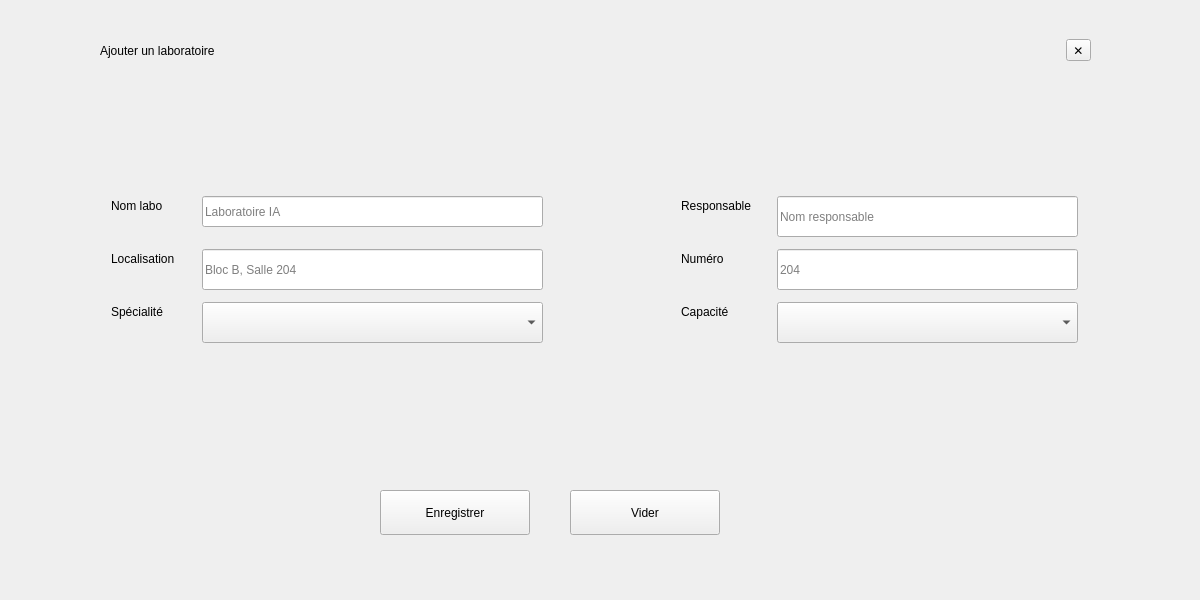
            <widget class="QWidget" name="ajouterL">
             <widget class="QFrame" name="PopupLabsCard_3">
              <property name="geometry">
               <rect>
                <x>0</x>
                <y>0</y>
                <width>1191</width>
                <height>591</height>
               </rect>
              </property>
              <property name="minimumSize">
               <size>
                <width>760</width>
                <height>0</height>
               </size>
              </property>
              <property name="frameShape">
               <enum>QFrame::Shape::NoFrame</enum>
              </property>
              <widget class="QFrame" name="PopupLabsForm_3">
               <property name="geometry">
                <rect>
                 <x>100</x>
                 <y>170</y>
                 <width>1025</width>
                 <height>250</height>
                </rect>
               </property>
               <property name="frameShape">
                <enum>QFrame::Shape::NoFrame</enum>
               </property>
               <widget class="QLineEdit" name="LabLocation_3">
                <property name="geometry">
                 <rect>
                  <x>102</x>
                  <y>79</y>
                  <width>341</width>
                  <height>41</height>
                 </rect>
                </property>
                <property name="placeholderText">
                 <string>Bloc B, Salle 204</string>
                </property>
               </widget>
               <widget class="QLineEdit" name="LabResponsible_3">
                <property name="geometry">
                 <rect>
                  <x>677</x>
                  <y>26</y>
                  <width>301</width>
                  <height>41</height>
                 </rect>
                </property>
                <property name="placeholderText">
                 <string>Nom responsable</string>
                </property>
               </widget>
               <widget class="QComboBox" name="LabSpec_3">
                <property name="geometry">
                 <rect>
                  <x>102</x>
                  <y>132</y>
                  <width>341</width>
                  <height>41</height>
                 </rect>
                </property>
               </widget>
               <widget class="QLabel" name="LblLabCap_3">
                <property name="geometry">
                 <rect>
                  <x>581</x>
                  <y>132</y>
                  <width>58</width>
                  <height>20</height>
                 </rect>
                </property>
                <property name="text">
                 <string>Capacité</string>
                </property>
               </widget>
               <widget class="QLabel" name="LblLabLoc_3">
                <property name="geometry">
                 <rect>
                  <x>11</x>
                  <y>79</y>
                  <width>79</width>
                  <height>20</height>
                 </rect>
                </property>
                <property name="text">
                 <string>Localisation</string>
                </property>
               </widget>
               <widget class="QLabel" name="LblLabName_3">
                <property name="geometry">
                 <rect>
                  <x>11</x>
                  <y>26</y>
                  <width>67</width>
                  <height>20</height>
                 </rect>
                </property>
                <property name="text">
                 <string>Nom labo</string>
                </property>
               </widget>
               <widget class="QLabel" name="LblLabNum_3">
                <property name="geometry">
                 <rect>
                  <x>581</x>
                  <y>79</y>
                  <width>54</width>
                  <height>20</height>
                 </rect>
                </property>
                <property name="text">
                 <string>Numéro</string>
                </property>
               </widget>
               <widget class="QLineEdit" name="LabName_3">
                <property name="geometry">
                 <rect>
                  <x>102</x>
                  <y>26</y>
                  <width>341</width>
                  <height>31</height>
                 </rect>
                </property>
                <property name="placeholderText">
                 <string>Laboratoire IA</string>
                </property>
               </widget>
               <widget class="QLineEdit" name="LabNumber_3">
                <property name="geometry">
                 <rect>
                  <x>677</x>
                  <y>79</y>
                  <width>301</width>
                  <height>41</height>
                 </rect>
                </property>
                <property name="placeholderText">
                 <string>204</string>
                </property>
               </widget>
               <widget class="QLabel" name="LblLabResp_3">
                <property name="geometry">
                 <rect>
                  <x>581</x>
                  <y>26</y>
                  <width>84</width>
                  <height>20</height>
                 </rect>
                </property>
                <property name="text">
                 <string>Responsable</string>
                </property>
               </widget>
               <widget class="QLabel" name="LblLabSpec_3">
                <property name="geometry">
                 <rect>
                  <x>11</x>
                  <y>132</y>
                  <width>65</width>
                  <height>20</height>
                 </rect>
                </property>
                <property name="text">
                 <string>Spécialité</string>
                </property>
               </widget>
               <widget class="QComboBox" name="LabCap_3">
                <property name="geometry">
                 <rect>
                  <x>677</x>
                  <y>132</y>
                  <width>301</width>
                  <height>41</height>
                 </rect>
                </property>
               </widget>
              </widget>
              <widget class="QWidget" name="layoutWidget">
               <property name="geometry">
                <rect>
                 <x>100</x>
                 <y>20</y>
                 <width>991</width>
                 <height>61</height>
                </rect>
               </property>
               <layout class="QHBoxLayout" name="popupLabsHeader_3">
                <item>
                 <widget class="QLabel" name="PopupTitleLabs_3">
                  <property name="text">
                   <string>Ajouter un laboratoire</string>
                  </property>
                 </widget>
                </item>
                <item>
                 <spacer name="popupLabsHeaderSpacer_3">
                  <property name="orientation">
                   <enum>Qt::Orientation::Horizontal</enum>
                  </property>
                  <property name="sizeHint" stdset="0">
                   <size>
                    <width>40</width>
                    <height>20</height>
                   </size>
                  </property>
                 </spacer>
                </item>
                <item>
                 <widget class="QToolButton" name="BtnPopupCancelLabs_3">
                  <property name="toolTip">
                   <string>Fermer</string>
                  </property>
                  <property name="text">
                   <string>✕</string>
                  </property>
                 </widget>
                </item>
               </layout>
              </widget>
              <widget class="QPushButton" name="BtnPopupSaveLabs_3">
               <property name="geometry">
                <rect>
                 <x>380</x>
                 <y>490</y>
                 <width>150</width>
                 <height>45</height>
                </rect>
               </property>
               <property name="text">
                <string>Enregistrer</string>
               </property>
               <property name="property" stdset="0">
                <string>primary</string>
               </property>
              </widget>
              <widget class="QPushButton" name="BtnPopupResetLabs_3">
               <property name="geometry">
                <rect>
                 <x>570</x>
                 <y>490</y>
                 <width>150</width>
                 <height>45</height>
                </rect>
               </property>
               <property name="text">
                <string>Vider</string>
               </property>
               <property name="property" stdset="0">
                <string>ghost</string>
               </property>
              </widget>
             </widget>
            </widget>
